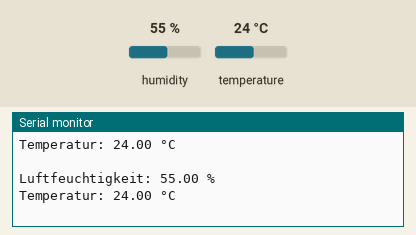
Recording of a sketch running on a simulated ESP32. On the bench: the last lines printed to the serial monitor. Inputs (shaded band) come from the test bench; at power-on: humidity 55 %, temperature 24 °C.

Above: at 2.8 s.
2.9 s: humidity set to 22 %
At 5.2 s:
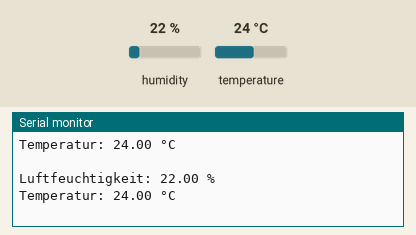
5.6 s: temperature set to 12 °C
At 7.1 s:
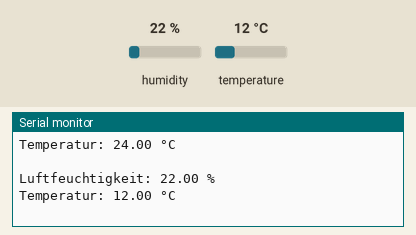
8.3 s: humidity set to 40 %
At 10.5 s:
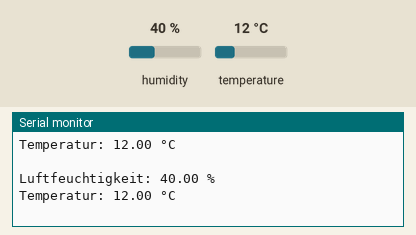
Timing chart, 0 to 12.0 s (numbered marks = the images above; inputs shaded):
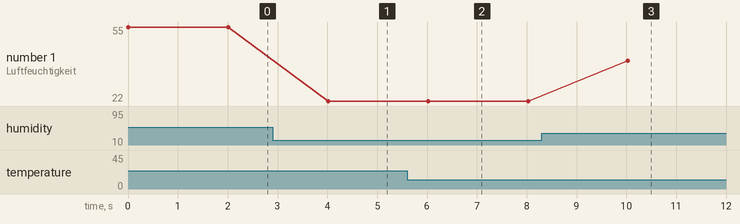

The sketch:

sketch_DHT22.ino
```cpp
#include "DHT.h"

#define DHTPIN 27 //Je nachdem wo der Pin steckt
#define DHTTYPE DHT22

DHT dht(DHTPIN, DHTTYPE);

float h = 0; //Luftfeuchtigkeit
float t = 0; //Temperatur - Grad Celsius
float f = 0; //Temperatur - Fahrenheit

float hic = 0; //Gefühlte Temperatur (heat index) - Grad Celsius
float hif = 0; //Gefühlte Temperatur (heat index) - Fahrenheit

void setup() {
  // put your setup code here, to run once:
  Serial.begin(9600); //Serielle Kommunikation initialisieren - 9600 bits pro Sekunde
  dht.begin(); //DHT starten
}

void loop() {
  h = dht.readHumidity();
  t = dht.readTemperature();
  f = dht.readTemperature(true); //wenn (isFahrenheit = true)

  if (isnan(h) || isnan(t) || isnan(f)) { //Prüfung auf Daten fehlgeschlagen
    Serial.println(F("Failed to read from DHT sensor!"));
    return;
  }

  hic = dht.computeHeatIndex(f, h, false); //Berechnung gefühlter Temperatur in Grad Celsius
  hif = dht.computeHeatIndex(f, h); //Berechnung gefühlter Temperatur in Fahrenheit

  Serial.print("Luftfeuchtigkeit: ");
  Serial.print(h);
  Serial.println(" %");

  Serial.print("Temperatur: ");
  Serial.print(t);
  Serial.println(" °C");
  //Serial.print(f);
  //Serial.println(" °F");

  Serial.println(" ");

  delay(2000); //2 Sekunden neue Messung
}
```

Measured:
- after the input at 2.9 s, the serial monitor: prints a new line after 1.1 s (image 1)
- after the input at 5.6 s, the serial monitor: prints a new line after 0.42 s (image 2)
- after the input at 8.3 s, the serial monitor: prints a new line after 1.7 s (image 3)
- plotted number 1: 55 → 22 after the input at 2.9 s, 22 → 40 after the input at 8.3 s
